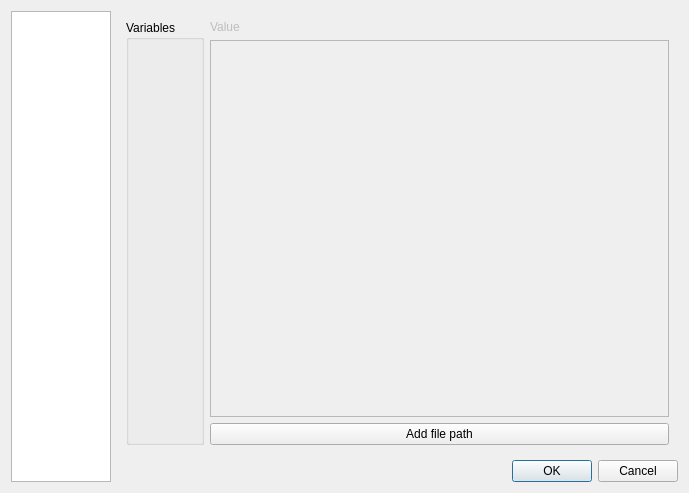
<ui version="4.0" >
 <class>Dialog</class>
 <widget class="QDialog" name="Dialog" >
  <property name="geometry" >
   <rect>
    <x>0</x>
    <y>0</y>
    <width>689</width>
    <height>493</height>
   </rect>
  </property>
  <property name="minimumSize" >
   <size>
    <width>689</width>
    <height>493</height>
   </size>
  </property>
  <property name="maximumSize" >
   <size>
    <width>689</width>
    <height>493</height>
   </size>
  </property>
  <property name="windowTitle" >
   <string>Dialog</string>
  </property>
  <layout class="QHBoxLayout" name="horizontalLayout_5" >
   <item>
    <widget class="QListView" name="mPagesList" >
     <property name="minimumSize" >
      <size>
       <width>100</width>
       <height>0</height>
      </size>
     </property>
     <property name="maximumSize" >
      <size>
       <width>100</width>
       <height>16777215</height>
      </size>
     </property>
     <property name="viewMode" >
      <enum>QListView::ListMode</enum>
     </property>
    </widget>
   </item>
   <item>
    <layout class="QVBoxLayout" name="verticalLayout_8" >
     <item>
      <widget class="QStackedWidget" name="stackedWidget" >
       <property name="currentIndex" >
        <number>3</number>
       </property>
       <widget class="QWidget" name="General_settings" >
        <property name="geometry" >
         <rect>
          <x>0</x>
          <y>0</y>
          <width>563</width>
          <height>434</height>
         </rect>
        </property>
        <layout class="QVBoxLayout" name="verticalLayout_9" >
         <item>
          <layout class="QHBoxLayout" name="horizontalLayout" >
           <item>
            <widget class="QLabel" name="label" >
             <property name="text" >
              <string>Project name</string>
             </property>
             <property name="buddy" >
              <cstring>mProjectNameEdit</cstring>
             </property>
            </widget>
           </item>
           <item>
            <widget class="QLineEdit" name="mProjectNameEdit" />
           </item>
          </layout>
         </item>
         <item>
          <widget class="QGroupBox" name="groupBox" >
           <property name="title" >
            <string>Project type</string>
           </property>
           <property name="checkable" >
            <bool>false</bool>
           </property>
           <layout class="QVBoxLayout" name="verticalLayout" >
            <item>
             <widget class="QRadioButton" name="mApplicationProjectType" >
              <property name="text" >
               <string>Application</string>
              </property>
             </widget>
            </item>
            <item>
             <widget class="QRadioButton" name="mLibraryProjectType" >
              <property name="text" >
               <string>Library</string>
              </property>
             </widget>
            </item>
            <item>
             <widget class="QRadioButton" name="mSubdirsProjectType" >
              <property name="text" >
               <string>Subdirectory project (set of projects)</string>
              </property>
             </widget>
            </item>
           </layout>
          </widget>
         </item>
         <item>
          <layout class="QHBoxLayout" name="horizontalLayout_2" >
           <item>
            <widget class="QLabel" name="label_2" >
             <property name="text" >
              <string>Destination dirrectory</string>
             </property>
             <property name="buddy" >
              <cstring>mDestDirEdit</cstring>
             </property>
            </widget>
           </item>
           <item>
            <widget class="QLineEdit" name="mDestDirEdit" />
           </item>
           <item>
            <widget class="QToolButton" name="mDestDirButton" >
             <property name="text" >
              <string>...</string>
             </property>
            </widget>
           </item>
          </layout>
         </item>
         <item>
          <spacer name="verticalSpacer" >
           <property name="orientation" >
            <enum>Qt::Vertical</enum>
           </property>
           <property name="sizeHint" stdset="0" >
            <size>
             <width>20</width>
             <height>40</height>
            </size>
           </property>
          </spacer>
         </item>
        </layout>
       </widget>
       <widget class="QWidget" name="Build_options" >
        <property name="geometry" >
         <rect>
          <x>0</x>
          <y>0</y>
          <width>563</width>
          <height>434</height>
         </rect>
        </property>
        <layout class="QVBoxLayout" name="verticalLayout_6" >
         <item>
          <layout class="QHBoxLayout" name="horizontalLayout_3" >
           <item>
            <layout class="QVBoxLayout" name="verticalLayout_5" >
             <item>
              <widget class="QGroupBox" name="groupBox_2" >
               <property name="title" >
                <string>Build configuration</string>
               </property>
               <layout class="QVBoxLayout" name="verticalLayout_3" >
                <item>
                 <widget class="QRadioButton" name="mReleaseConfig" >
                  <property name="text" >
                   <string>Release</string>
                  </property>
                 </widget>
                </item>
                <item>
                 <widget class="QRadioButton" name="mDebugConfig" >
                  <property name="text" >
                   <string>Release</string>
                  </property>
                 </widget>
                </item>
                <item>
                 <widget class="QRadioButton" name="mDebugAndReleaseConfig" >
                  <property name="text" >
                   <string>Debug  and release</string>
                  </property>
                 </widget>
                </item>
                <item>
                 <widget class="QCheckBox" name="mBothConfigs" >
                  <property name="text" >
                   <string>Build both configurations</string>
                  </property>
                 </widget>
                </item>
               </layout>
              </widget>
             </item>
             <item>
              <widget class="QGroupBox" name="groupBox_3" >
               <property name="title" >
                <string>Compiler warnings level</string>
               </property>
               <layout class="QVBoxLayout" name="verticalLayout_2" >
                <item>
                 <widget class="QRadioButton" name="mWarnOn" >
                  <property name="text" >
                   <string>As much, as possible</string>
                  </property>
                 </widget>
                </item>
                <item>
                 <widget class="QRadioButton" name="mWarnNotSet" >
                  <property name="text" >
                   <string>Standard</string>
                  </property>
                 </widget>
                </item>
                <item>
                 <widget class="QRadioButton" name="mWarnOff" >
                  <property name="text" >
                   <string>As less, as possible</string>
                  </property>
                 </widget>
                </item>
               </layout>
              </widget>
             </item>
            </layout>
           </item>
           <item>
            <widget class="QGroupBox" name="groupBox_4" >
             <property name="title" >
              <string>QT modules used</string>
             </property>
             <layout class="QVBoxLayout" name="verticalLayout_4" >
              <item>
               <widget class="QCheckBox" name="mQtCore" >
                <property name="text" >
                 <string>QtCore</string>
                </property>
               </widget>
              </item>
              <item>
               <widget class="QCheckBox" name="mQtGui" >
                <property name="text" >
                 <string>QtGui</string>
                </property>
               </widget>
              </item>
              <item>
               <widget class="QCheckBox" name="mQtNetwork" >
                <property name="text" >
                 <string>QtNetwork</string>
                </property>
               </widget>
              </item>
              <item>
               <widget class="QCheckBox" name="mQtOpenGL" >
                <property name="text" >
                 <string>QtOpenGL</string>
                </property>
               </widget>
              </item>
              <item>
               <widget class="QCheckBox" name="mQtSql" >
                <property name="text" >
                 <string>QtSql</string>
                </property>
               </widget>
              </item>
              <item>
               <widget class="QCheckBox" name="mQtSvg" >
                <property name="text" >
                 <string>QtSvg</string>
                </property>
               </widget>
              </item>
              <item>
               <widget class="QCheckBox" name="mQtXml" >
                <property name="text" >
                 <string>QtXml</string>
                </property>
               </widget>
              </item>
              <item>
               <widget class="QCheckBox" name="mQt3Support" >
                <property name="text" >
                 <string>Qt3Support</string>
                </property>
               </widget>
              </item>
             </layout>
            </widget>
           </item>
          </layout>
         </item>
         <item>
          <widget class="QCheckBox" name="mConfigConsole" >
           <property name="text" >
            <string>Console application (Windows)</string>
           </property>
          </widget>
         </item>
         <item>
          <widget class="QLabel" name="label_3" >
           <property name="text" >
            <string>Qt version</string>
           </property>
          </widget>
         </item>
         <item>
          <widget class="QListWidget" name="mQtVersionsList" />
         </item>
        </layout>
       </widget>
       <widget class="QWidget" name="Project_files" >
        <property name="geometry" >
         <rect>
          <x>0</x>
          <y>0</y>
          <width>563</width>
          <height>434</height>
         </rect>
        </property>
        <layout class="QVBoxLayout" name="verticalLayout_7" >
         <item>
          <widget class="pFileListEditor" name="mSources" >
           <property name="title" >
            <string>Sources (and headers)</string>
           </property>
          </widget>
         </item>
         <item>
          <widget class="pFileListEditor" name="mForms" >
           <property name="title" >
            <string>Forms</string>
           </property>
          </widget>
         </item>
         <item>
          <widget class="pFileListEditor" name="mResources" >
           <property name="title" >
            <string>Resource files</string>
           </property>
          </widget>
         </item>
         <item>
          <widget class="pFileListEditor" name="groupBox_5" >
           <property name="title" >
            <string>Translation files</string>
           </property>
          </widget>
         </item>
        </layout>
       </widget>
       <widget class="QWidget" name="Other_variables" >
        <layout class="QHBoxLayout" name="horizontalLayout_4" >
         <item>
          <widget class="pStringListEditor" name="mOtherVariablesList" >
           <property name="title" >
            <string>Variables</string>
           </property>
          </widget>
         </item>
         <item>
          <layout class="QVBoxLayout" name="verticalLayout_10" >
           <item>
            <widget class="QLabel" name="mVariableValueLabel" >
             <property name="enabled" >
              <bool>false</bool>
             </property>
             <property name="text" >
              <string>Value</string>
             </property>
            </widget>
           </item>
           <item>
            <widget class="QPlainTextEdit" name="mVariablValueEdit" >
             <property name="enabled" >
              <bool>false</bool>
             </property>
            </widget>
           </item>
           <item>
            <widget class="QPushButton" name="mAddFilePathButton" >
             <property name="text" >
              <string>Add file path</string>
             </property>
            </widget>
           </item>
          </layout>
         </item>
        </layout>
        <zorder>mOtherVariablesList</zorder>
        <zorder>mVariableValueLabel</zorder>
        <zorder></zorder>
       </widget>
      </widget>
     </item>
     <item>
      <widget class="QDialogButtonBox" name="buttonBox" >
       <property name="orientation" >
        <enum>Qt::Horizontal</enum>
       </property>
       <property name="standardButtons" >
        <set>QDialogButtonBox::Cancel|QDialogButtonBox::Ok</set>
       </property>
      </widget>
     </item>
    </layout>
   </item>
  </layout>
  <zorder>buttonBox</zorder>
  <zorder>mPagesList</zorder>
  <zorder>stackedWidget</zorder>
  <zorder>mAddFilePathButton</zorder>
  <zorder>mVariablValueEdit</zorder>
  <zorder>mVariableValueLabel</zorder>
  <zorder>mVariableValueLabel</zorder>
  <zorder>mVariableValueLabel</zorder>
  <zorder></zorder>
  <zorder>mDestDirButton</zorder>
 </widget>
 <customwidgets>
  <customwidget>
   <class>pFileListEditor</class>
   <extends>QGroupBox</extends>
   <header location="global" >pfilelisteditor.h</header>
   <container>1</container>
  </customwidget>
  <customwidget>
   <class>pStringListEditor</class>
   <extends>QGroupBox</extends>
   <header location="global" >pstringlisteditor.h</header>
   <container>1</container>
  </customwidget>
 </customwidgets>
 <resources/>
 <connections>
  <connection>
   <sender>buttonBox</sender>
   <signal>accepted()</signal>
   <receiver>Dialog</receiver>
   <slot>accept()</slot>
   <hints>
    <hint type="sourcelabel" >
     <x>248</x>
     <y>254</y>
    </hint>
    <hint type="destinationlabel" >
     <x>157</x>
     <y>274</y>
    </hint>
   </hints>
  </connection>
  <connection>
   <sender>buttonBox</sender>
   <signal>rejected()</signal>
   <receiver>Dialog</receiver>
   <slot>reject()</slot>
   <hints>
    <hint type="sourcelabel" >
     <x>316</x>
     <y>260</y>
    </hint>
    <hint type="destinationlabel" >
     <x>286</x>
     <y>274</y>
    </hint>
   </hints>
  </connection>
 </connections>
</ui>
